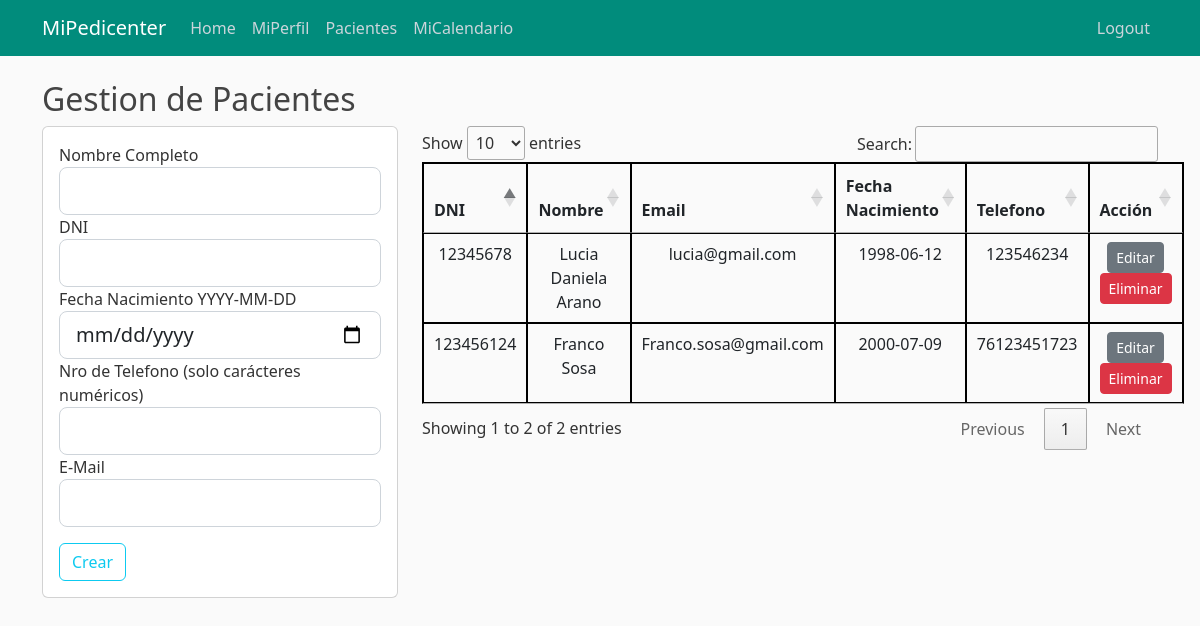
/pacientes (signed in), run on the app's committed database.
### appmipedicenter/models.py (models this page shows, shortened)
class Cliente(db.Model):
        id_cliente = db.Column(db.Integer, primary_key=True) # Es DNI
        username = db.Column(db.String, nullable=False)
        email = db.Column(db.String, unique=True, nullable=False)
        fecha_nacimiento = db.Column(db.Date, nullable=False)
        telefono = db.Column(db.Integer, unique=True, nullable=False)
        historia_clinica = db.relationship('Historiaclinica', backref='Paciente', lazy=True)
        turno = db.relationship('Turno', backref='Paciente', lazy=True)

### appmipedicenter/cliente/routes.py (the view, shortened to what this page needs)
@cliente.route("/pacientes", methods=['GET', 'POST'])
@login_required
def pacientes():
        if current_user.is_authenticated:
                if current_user.id_tipo == 2:
                        client_list = Cliente.query.all()
                        form = ClienteForm()
                        return render_template('pacientes.html', title="Gestion de Pacientes", clientes = client_list, form=form)
                else:
                        return redirect(url_for('main.home'))
        else:
                return redirect(url_for('empleado.login'))

### appmipedicenter/cliente/forms.py (shortened to what this page needs)
class ClienteForm(FlaskForm):
    dni = IntegerField('DNI', validators=[DataRequired()])
    username = StringField('Nombre Completo', validators=[DataRequired()])
    email = StringField('E-Mail', validators=[DataRequired(), Email()])
    fecha_nacimiento = DateField('Fecha Nacimiento YYYY-MM-DD', validators=[DataRequired()])
    telefono = IntegerField('Nro de Telefono (solo carácteres numéricos)', validators=[DataRequired()])
    submit = SubmitField('Crear')

### appmipedicenter/models.py (called while the page is built)
@login_manager.user_loader
def load_user(empleado_id):
        return Empleado.query.get(empleado_id)

### appmipedicenter/templates/pacientes.html (shortened to what this page needs)
{% extends "layout.html" %}
{% block header %}
    <link rel="stylesheet" type="text/css" href="https://cdn.datatables.net/1.12.1/css/jquery.dataTables.css">
{% endblock header %}
{% block content %}
    <div class="row ${1| ,row-cols-2,row-cols-3, auto,justify-content-md-center,|}">
        <h2>Gestion de Pacientes</h2>
    </div>
    <div class="row ${1| ,row-cols-2,row-cols-3, auto,justify-content-md-center,|}">
        <div class = "col-md-4">
            <div class = "card card-body">
                <form method="POST" action="">
                    <div class="form-group">
                        {{ form.username.label(class="form-control-label") }}
                        {% if form.username.errors %}
                            {{ form.username(class="form-control form-control-lg is-invalid") }}
                            <div class="invalid-feedback">
                                {% for error in form.username.errors %}
                                    <span>{{ error }}</span>
                                {% endfor %}
                            </div>
                        {% else %}
                            {{ form.username(class="form-control form-control-lg") }}
                        {% endif %}
                    </div>
                    <div class="form-group">
                        {{ form.dni.label(class="form-control-label") }}
                        {% if form.dni.errors %}
                            {{ form.dni(class="form-control form-control-lg is-invalid") }}
                            <div class="invalid-feedback">
                                {% for error in form.dni.errors %}
                                    <span>{{ error }}</span>
                                {% endfor %}
                                </div>
                        {% else %}
                            {{ form.dni(class="form-control form-control-lg") }}
                        {% endif %}
                    </div>
                    <div class="form-group">
                        {{ form.fecha_nacimiento.label(class="form-control-label") }}
                        {% if form.fecha_nacimiento.errors %}
                            {{ form.fecha_nacimiento(class="form-control form-control-lg is-invalid") }}
                            <div class="invalid-feedback">
                                {% for error in form.fecha_nacimiento.errors %}
                                    <span>{{ error }}</span>
                                {% endfor %}
                            </div>
                        {% else %}
                            {{ form.fecha_nacimiento(class="form-control form-control-lg") }}
                        {% endif %}
                    </div>
                    <div class="form-group">
                        {{ form.telefono.label(class="form-control-label") }}
                        {% if form.telefono.errors %}
                            {{ form.telefono(class="form-control form-control-lg is-invalid") }}
                            <div class="invalid-feedback">
                                {% for error in form.telefono.errors %}
                                    <span>{{ error }}</span>
                                {% endfor %}
                            </div>
                        {% else %}
                            {{ form.telefono(class="form-control form-control-lg") }}
                        {% endif %}
                    </div>
                    <div class="form-group">
                        {{ form.email.label(class="form-control-label") }}
                        {% if form.email.errors %}
                            {{ form.email(class="form-control form-control-lg is-invalid") }}
                            <div class="invalid-feedback">
                                {% for error in form.email.errors %}
                                    <span>{{ error }}</span>
                                {% endfor %}
                            </div>
                        {% else %}
                            {{ form.email(class="form-control form-control-lg") }}
                        {% endif %}
                    </div>
                    <div class="form-group">
                        {{ form.submit(class="btn btn-outline-info") }}
                    </div>
                </form>
            </div>
        </div>
        <div class="col-md-8">
            <table id="tablaclientes" class = "table">
                <thead>
                    <tr>
                        <th>DNI</th>
                        <th>Nombre</th>
                        <th>Email</th>
                        <th>Fecha Nacimiento</th>
                        <th>Telefono</th>
                        <th>Acción</th>
                    </tr>
                </thead>
                <tbody>
                    {% for i in clientes %}
                    <tr>
                        <td>{{i.id_cliente}}</td>
                        <td>{{i.username}}</td>
                        <td>{{i.email}}</td>
                        <td>{{i.fecha_nacimiento}}</td>
                        <td>{{i.telefono}}</td>
                        <td width = "130">
                            <a href="{{ url_for('cliente.editar_pacientes', id_cliente = i.id_cliente) }}" class = "btn btn-secondary btn-sm">Editar</a>
                            <a href="{{ url_for('cliente.eliminar_pacientes', id_cliente = i.id_cliente) }}" class = "btn btn-danger btn-delete btn-sm">Eliminar</a>
                        </td>
                    </tr>
                    {% endfor %}
                </tbody>
            </table>
        </div>
    </div>
{% endblock content %}

### appmipedicenter/templates/layout.html (shortened to what this page needs)
<!DOCTYPE html>
<html lang="en">
<head>
    <link href="https://cdn.jsdelivr.net/npm/bootstrap@5.2.0-beta1/dist/css/bootstrap.min.css" rel="stylesheet">
    <link rel="stylesheet" type="text/css" href="{{ url_for('static', filename='css/main.css') }}">
    {% block header %}{% endblock header %}
</head>
<body>
    <header class="site-header">
        <nav class="navbar navbar-expand-md navbar-dark bg-steel fixed-top">
            <div class="container">
                <a class="navbar-brand mr-4" href="/">MiPedicenter</a>
                <div class="collapse navbar-collapse" id="navbarToggle">
                    <div class="navbar-nav mr-auto">
                        <a class="nav-item nav-link" href="{{ url_for('main.home') }}">Home</a>
                        {% if current_user.is_authenticated %}
                            <a class="nav-item nav-link" href="{{ url_for('empleado.mi_perfil') }}">MiPerfil</a>
                            {% if current_user.id_tipo == 2 %}
                                <a class="nav-item nav-link" href="{{ url_for('cliente.pacientes') }}">Pacientes</a>
                            {% endif %}
                            <a class="nav-item nav-link" href="{{ url_for('turno.mi_calendario') }}">MiCalendario</a>
                        {% endif %}
                    </div>
                </div>
                <div class="navbar-nav">
                    {% if current_user.is_authenticated %}
                        <a class="nav-item nav-link" href="{{ url_for('empleado.logout') }}">Logout</a>
                    {% else %}
                        <a class="nav-item nav-link" href="{{ url_for('empleado.login') }}">Login</a>
                        <a class="nav-item nav-link" href="{{ url_for('empleado.register') }}">Register</a>
                    {% endif %}
                </div>
            </div>
        </nav>
    </header>
    <main role="main" class="container">
        <div class="row">
            <div class="col-md-12">
                {% block content %}{% endblock content %}
            </div>
        </div>
    </main>
</body>
</html>

### appmipedicenter/static/css/main.css (style rules this page uses)
body { background: #fafafa; color: #333333; margin-top: 5rem; }
h1, h2, h3, h4, h5, h6 { color: #444444; }
.bg-steel { background-color: #018c7c; }
.site-header .navbar-nav .nav-link { color: #cbd5db; }
.table { align-self: auto; border: 1px solid black; }
th, td, .td-plantilla { border:1px solid black; text-align:center; padding: 0px; }
:root { --fc-daygrid-event-dot-width: 8px; }
:root { --fc-list-event-dot-width: 10px; --fc-list-event-hover-bg-color: #f5f5f5; }

### data on the page
Cliente: id_cliente "12345678", username "Lucia Daniela Arano", email "lucia@gmail.com", fecha_nacimiento "1998-06-12", telefono "123546234"
Cliente: id_cliente "123456124", username "Franco Sosa", email "Franco.sosa@gmail.com", fecha_nacimiento "2000-07-09", telefono "76123451723"
